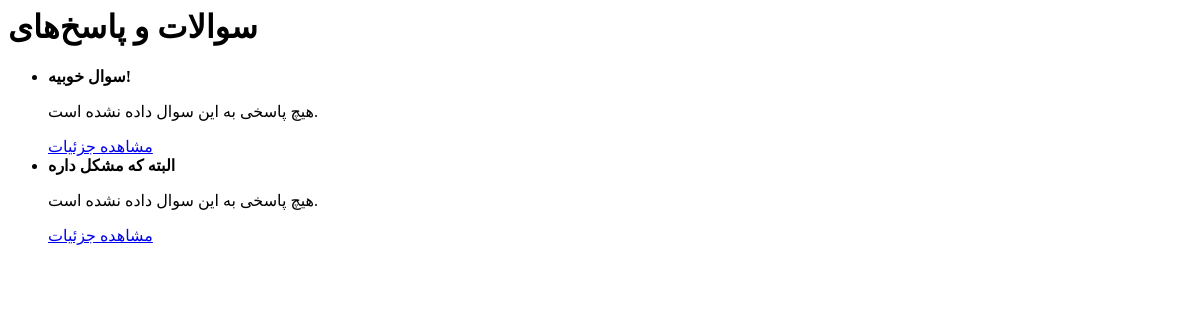
The page /profile/user/testuser/questions/ on the database as committed earlier.
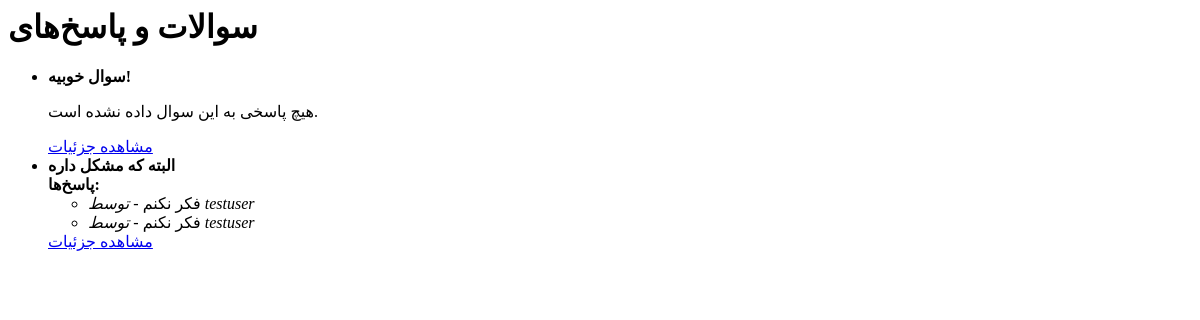
The same page on the database as committed later.
### Word/models.py (models this page shows, shortened)
class Ask(models.Model):
    ask_to = models.ForeignKey(Words, on_delete=models.CASCADE, null=True, blank=True)
    user = models.ForeignKey(User, on_delete=models.CASCADE, null=True, blank=True)  # اینجا تغییر کرد
    question = models.TextField()
    class Meta:
        verbose_name = 'سوال'
        verbose_name_plural = 'سوالات'

class Response(models.Model):
    user = models.ForeignKey(User, on_delete=models.CASCADE, null=True, blank=True)  # مقدار دیفالت نمی‌خواهد
    response_to = models.ForeignKey(Ask, on_delete=models.CASCADE)
    response = models.TextField()
    class Meta:
        verbose_name = 'پاسخ'
        verbose_name_plural = 'پاسخ‌ها'

### Authentication/models.py (models this page shows, shortened)
class User(AbstractUser):
    email = models.EmailField(unique=True, validators=[validate_email_domain])
    bio = models.TextField(blank=True , max_length=100)
    hits = models.ManyToManyField(IPAddress, related_name="hits", blank=True, editable=False)
    score = models.IntegerField(default=0, editable=False)
    is_banned = models.BooleanField(default=False, editable=False)
    class Meta:
        verbose_name = "حساب"
        verbose_name_plural = "حساب ها"

### Authentication/views.py (the view)
# urls.py: path("user/<str:username>/questions/", view=UserQuestions, name="UserQuestions"),
def UserQuestions(request, username):
    user = get_object_or_404(User, username=username)
    questions = Ask.objects.filter(user=user)
    questions_with_responses = []
    for question in questions:
        responses = Response.objects.filter(response_to=question)
        questions_with_responses.append({
            'question': question,
            'responses': responses
        })
    return render(request, 'registration/user_questions.html', {
        'questions_with_responses': questions_with_responses,
        'site_name': settings.SITE_NAME,
        'avatar': get_gravatar_url(user.email),
    })

### Authentication/utils.py (called while the page is built)
def get_gravatar_url(email, size=100):
    email_hash = hashlib.md5(email.strip().lower().encode()).hexdigest()
    return f"https://www.gravatar.com/avatar/{email_hash}?s={size}&d=identicon"

### Home/Middleware.py (called while the page is built)
    def __call__(self, request):
        x_forwarded_for = request.META.get('HTTP_X_FORWARDED_FOR')
        if x_forwarded_for:
            ip = x_forwarded_for.split(',')[0]
        else:
            ip = request.META.get('REMOTE_ADDR')
        ip_address, created = IPAddress.objects.update_or_create(
            ipAddr=ip,
            defaults={"last_seen": now()}  # به‌روزرسانی زمان آخرین بازدید
        )
        request.user.ip_address = ip_address  # اتصال IP به کاربر
        response = self.get_response(request)
        return response

### Templates/registration/user_questions.html
<h1>سوالات و پاسخ‌های {{ user.username }}</h1>
{% if questions_with_responses %}
    <ul>
        {% for item in questions_with_responses %}
            <li>
                <strong>{{ item.question.question }}</strong><br>
                {% if item.responses %}
                    <strong>پاسخ‌ها:</strong>
                    <ul>
                        {% for response in item.responses %}
                            <li>{{ response.response }} - <em>توسط {{ response.user.username }}</em></li>
                        {% endfor %}
                    </ul>
                {% else %}
                    <p>هیچ پاسخی به این سوال داده نشده است.</p>
                {% endif %}
                <a href="{% url 'Authentication:QuestionDetail' username=user.username question_id=item.question.id %}">مشاهده جزئیات</a>
            </li>
        {% endfor %}
    </ul>
{% else %}
    <p>هیچ سوالی برای نمایش وجود ندارد.</p>
{% endif %}

Rows that differ between the two databases and show on the page:
computed for Ask "البته که مشکل داره": text "هیچ پاسخی به این سوال داده نشده است." → "پاسخ‌ها:"
added Response: response "فکر نکنم", user.username "testuser", shown under Ask "البته که مشکل داره"
added Response: response "فکر نکنم", user.username "testuser", shown under Ask "البته که مشکل داره"
